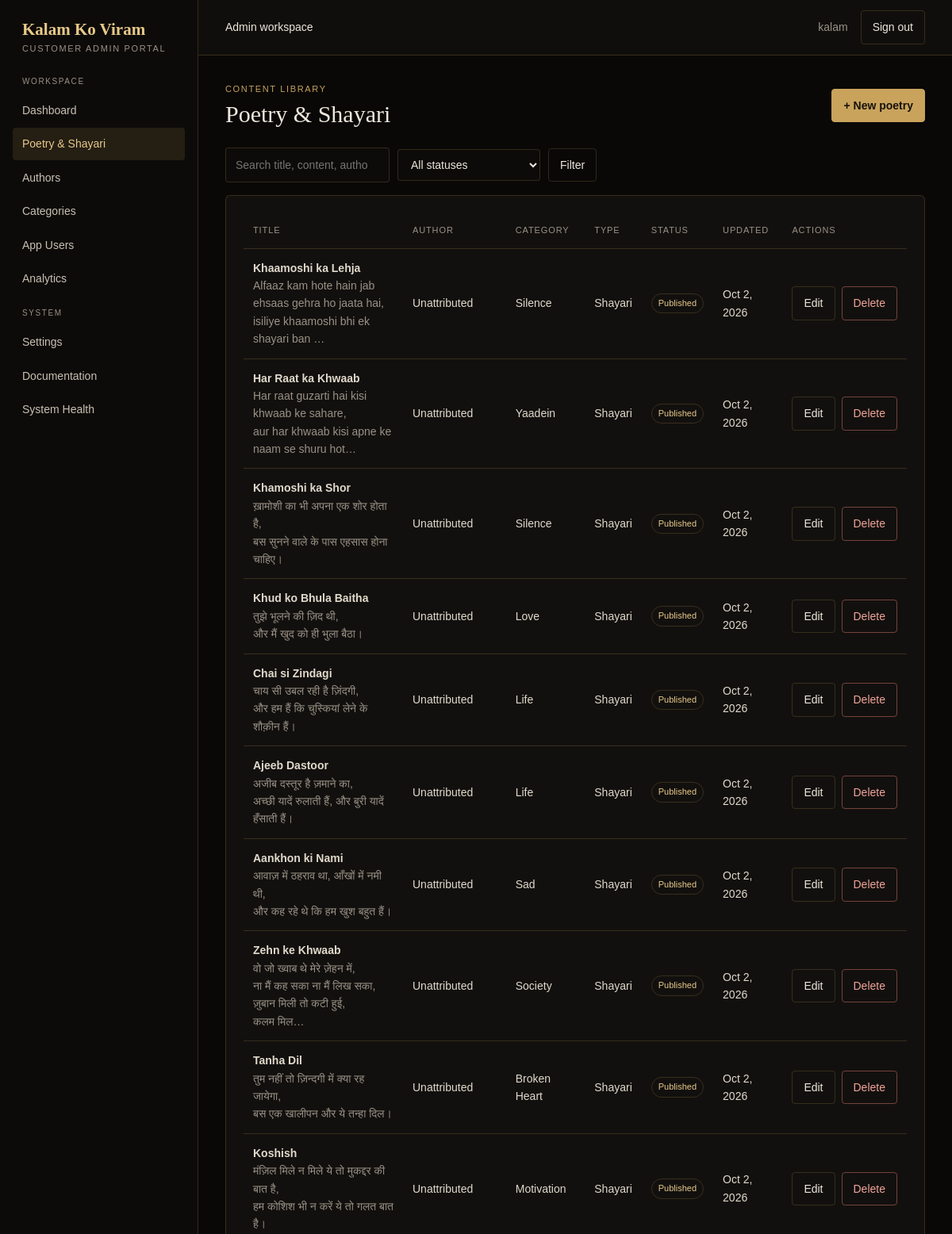
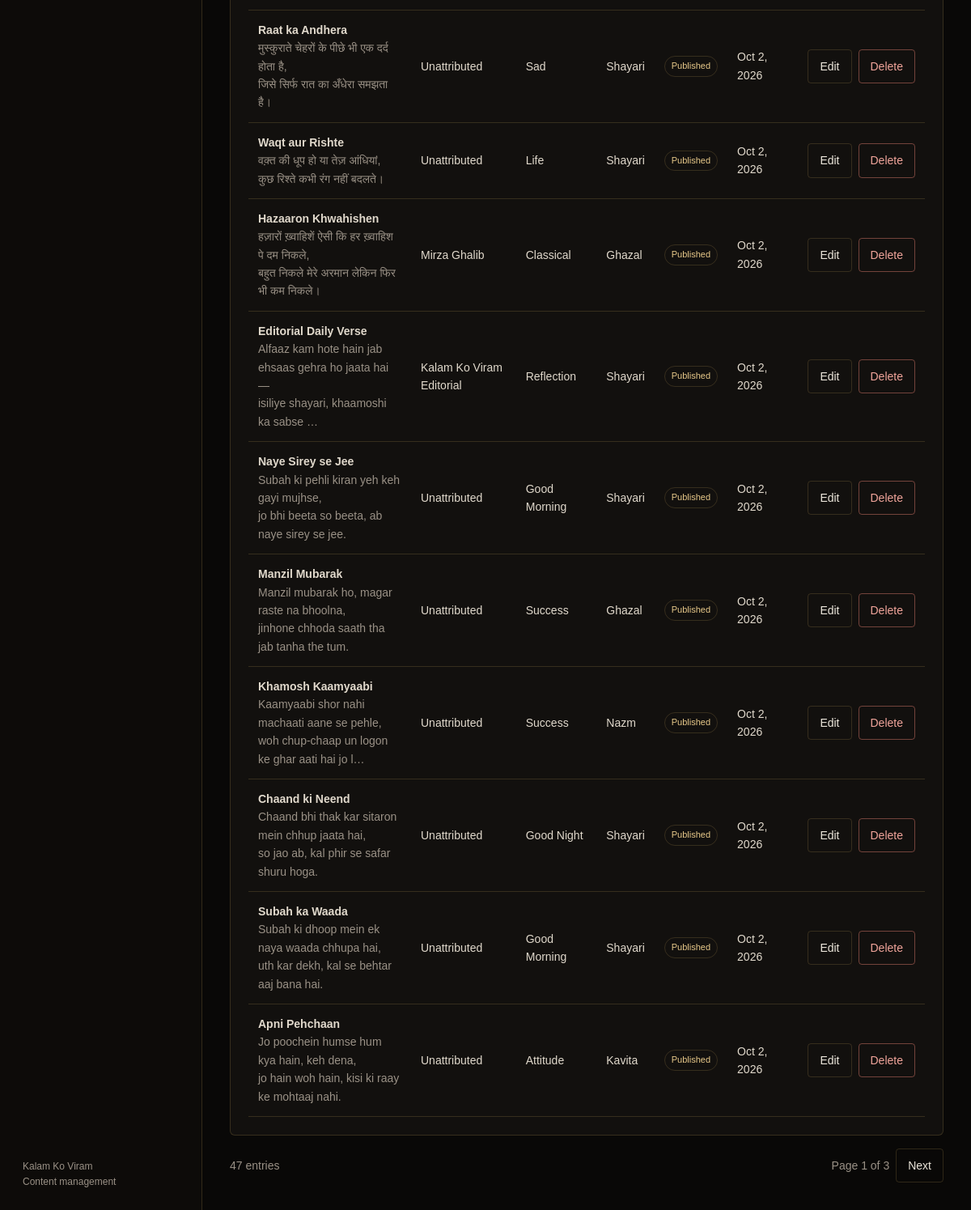
The app's page /portal/poetry/ (signed in) with its own data (2 pictures, top to bottom).
### kalam/models.py (models this page shows, shortened)
class Poetry(models.Model):
	class PoetryType(models.TextChoices):
		SHAYARI = "shayari", "Shayari"
		KAVITA = "kavita", "Kavita"
		GHAZAL = "ghazal", "Ghazal"
		NAZM = "nazm", "Nazm"
	class Status(models.TextChoices):
		DRAFT = "draft", "Draft"
		PUBLISHED = "published", "Published"
	title = models.CharField(max_length=200)
	content = models.TextField()
	author = models.ForeignKey(Author, on_delete=models.PROTECT, related_name="poetry")
	category = models.ForeignKey(Category, on_delete=models.PROTECT, related_name="poetry")
	poetry_type = models.CharField(max_length=20, choices=PoetryType.choices, default=PoetryType.SHAYARI)
	language = models.CharField(max_length=30, default="Hindi")
	status = models.CharField(max_length=12, choices=Status.choices, default=Status.DRAFT)
	publish_date = models.DateTimeField(blank=True, null=True)
	is_featured = models.BooleanField(default=False)
	is_trending = models.BooleanField(default=False)
	is_daily = models.BooleanField(default=False)
	created_at = models.DateTimeField(auto_now_add=True)
	updated_at = models.DateTimeField(auto_now=True)
	class Meta:
		ordering = ("-created_at",)
		verbose_name_plural = "poetry"

class Author(models.Model):
	name = models.CharField(max_length=150)
	slug = models.SlugField(max_length=170, unique=True)
	bio = models.TextField(blank=True)
	created_at = models.DateTimeField(auto_now_add=True)
	class Meta:
		ordering = ("name",)

class Category(models.Model):
	name = models.CharField(max_length=100)
	slug = models.SlugField(max_length=120, unique=True)
	created_at = models.DateTimeField(auto_now_add=True)
	class Meta:
		ordering = ("name",)
		verbose_name_plural = "categories"

### kalam/views.py (the view)
# urls.py: path("portal/poetry/", views.portal_poetry_list, name="portal_poetry_list"),
@_portal_permission_required("kalam.view_poetry")
def portal_poetry_list(request):
    queryset = Poetry.objects.select_related("author", "category")
    search = request.GET.get("q", "").strip()
    status = request.GET.get("status", "").strip()
    if search:
        queryset = queryset.filter(
            Q(title__icontains=search)
            | Q(content__icontains=search)
            | Q(author__name__icontains=search)
        )
    if status in Poetry.Status.values:
        queryset = queryset.filter(status=status)
    return render(request, "admin_portal/poetry/list.html", {
        "page_obj": _page(request, queryset),
        "search": search,
        "selected_status": status,
    })

### kalam/views.py (called while the page is built)
def _portal_permission_required(permission):
    def decorator(view):
        @login_required(login_url="portal_login")
        @wraps(view)
        def wrapped(request, *args, **kwargs):
            if not request.user.has_perm(permission):
                raise PermissionDenied
            return view(request, *args, **kwargs)
        return wrapped
    return decorator

def _page(request, queryset):
    return Paginator(queryset, 20).get_page(request.GET.get("page"))

### templates/admin_portal/poetry/list.html (shortened to what this page needs)
{% extends "admin_portal/base.html" %}
{% block content %}
<div class="page-head"><div><div class="eyebrow">Content library</div><h1>Poetry &amp; Shayari</h1></div>{% if perms.kalam.add_poetry %}<a class="btn btn-primary" href="{% url 'portal_poetry_create' %}">+ New poetry</a>{% endif %}</div>
<form class="toolbar" method="get"><input class="form-control" type="search" name="q" placeholder="Search title, content, author" value="{{ search }}"><select class="form-control" name="status"><option value="">All statuses</option></select><button class="btn" type="submit">Filter</button></form>
<div class="card table-wrap"><table><thead><tr><th>Title</th><th>Author</th><th>Category</th><th>Type</th><th>Status</th><th>Updated</th><th>Actions</th></tr></thead><tbody>
{% for item in page_obj %}<tr><td><strong>{{ item.title }}</strong><div class="muted content-block">{{ item.content|truncatechars:90 }}</div></td><td>{{ item.author.name }}</td><td>{{ item.category.name }}</td><td>{{ item.get_poetry_type_display }}</td><td><span class="badge {% if item.status == 'draft' %}badge-draft{% endif %}">{{ item.get_status_display }}</span></td><td>{{ item.updated_at|date:"M j, Y" }}</td><td><div class="actions">{% if perms.kalam.change_poetry %}<a class="btn" href="{% url 'portal_poetry_edit' item.pk %}">Edit</a>{% endif %}{% if perms.kalam.delete_poetry %}<a class="btn btn-danger" href="{% url 'portal_poetry_delete' item.pk %}">Delete</a>{% endif %}</div></td></tr>
{% empty %}<tr><td colspan="7" class="empty">No poetry matches your search.</td></tr>{% endfor %}
</tbody></table></div>
<div class="pagination"><span>{{ page_obj.paginator.count }} entries</span><div class="actions"><span>Page {{ page_obj.number }} of {{ page_obj.paginator.num_pages }}</span>{% if page_obj.has_next %}<a class="btn" href="?q={{ search|urlencode }}&status={{ selected_status|urlencode }}&page={{ page_obj.next_page_number }}">Next</a>{% endif %}</div></div>
{% endblock %}

### templates/admin_portal/base.html (shortened to what this page needs)
<!doctype html>
<html lang="en">
<head>
</head>
<body>
<div class="shell">
    <aside class="sidebar">
        <a class="brand" href="{% url 'portal_dashboard' %}">Kalam Ko Viram<small>Customer admin portal</small></a>
        <nav>
            <div class="nav-label">Workspace</div>
            <a class="nav-link {% if request.resolver_match.url_name == 'portal_dashboard' %}active{% endif %}" href="{% url 'portal_dashboard' %}">Dashboard</a>
            {% if perms.kalam.view_poetry %}<a class="nav-link {% if 'poetry' in request.resolver_match.url_name %}active{% endif %}" href="{% url 'portal_poetry_list' %}">Poetry &amp; Shayari</a>{% endif %}
            {% if perms.kalam.view_author %}<a class="nav-link {% if 'author' in request.resolver_match.url_name %}active{% endif %}" href="{% url 'portal_author_list' %}">Authors</a>{% endif %}
            {% if perms.kalam.view_category %}<a class="nav-link {% if 'category' in request.resolver_match.url_name %}active{% endif %}" href="{% url 'portal_category_list' %}">Categories</a>{% endif %}
            {% if perms.auth.view_user %}<a class="nav-link {% if 'user' in request.resolver_match.url_name %}active{% endif %}" href="{% url 'portal_user_list' %}">App Users</a>{% endif %}
            {% if perms.kalam.view_poetry %}<a class="nav-link {% if request.resolver_match.url_name == 'portal_analytics' %}active{% endif %}" href="{% url 'portal_analytics' %}">Analytics</a>{% endif %}
            <div class="nav-label" style="margin-top:16px">System</div>
            <a class="nav-link {% if request.resolver_match.url_name == 'portal_settings' %}active{% endif %}" href="{% url 'portal_settings' %}">Settings</a>
            <a class="nav-link {% if request.resolver_match.url_name == 'portal_documentation' %}active{% endif %}" href="{% url 'portal_documentation' %}">Documentation</a>
            <a class="nav-link {% if request.resolver_match.url_name == 'portal_system_health' %}active{% endif %}" href="{% url 'portal_system_health' %}">System Health</a>
        </nav>
        <div class="sidebar-footer">Kalam Ko Viram<br>Content management</div>
    </aside>
    <main class="main">
        <header class="topbar">
            <strong>Admin workspace</strong>
            <div class="top-actions"><span>{{ request.user.get_full_name|default:request.user.username }}</span><form method="post" action="{% url 'portal_logout' %}">{% csrf_token %}<button class="btn" type="submit">Sign out</button></form></div>
        </header>
        <section class="content">{% block content %}{% endblock %}</section>
    </main>
</div>
</body>
</html>

### templates/admin_portal/base.html (style rules this page uses)
:root { color-scheme:dark;--bg:#090807;--panel:#12100e;--panel2:#191612;--gold:#c9a35c;--gold-light:#e8c98a;--text:#ede7dc;--muted:#9a9186;--line:rgba(201,163,92,.2);--red:#d47669 }
* { box-sizing:border-box }
body { margin:0;background:var(--bg);color:var(--text);font:14px/1.6 Arial,sans-serif }
a { color:inherit;text-decoration:none }
button,input,select,textarea { font:inherit }
.shell { min-height:100vh;display:grid;grid-template-columns:250px 1fr }
.sidebar { background:#0d0b09;border-right:1px solid var(--line);padding:25px 16px;display:flex;flex-direction:column;gap:26px }
.brand { font:600 21px Georgia,serif;color:var(--gold-light);padding:0 12px }
.brand small { display:block;font:11px Arial,sans-serif;color:var(--muted);letter-spacing:.15em;text-transform:uppercase;margin-top:5px }
.nav-label { font-size:10px;letter-spacing:.16em;text-transform:uppercase;color:var(--muted);padding:0 12px;margin:2px 0 8px }
.nav-link { display:block;padding:9px 12px;border-radius:4px;color:#c9c0b3;margin:2px 0 }
.nav-link:hover,.nav-link.active { background:rgba(201,163,92,.12);color:var(--gold-light) }
.sidebar-footer { margin-top:auto;color:var(--muted);font-size:12px;padding:0 12px }
.main { min-width:0 }
.topbar { height:70px;border-bottom:1px solid var(--line);display:flex;align-items:center;justify-content:space-between;padding:0 34px;background:rgba(18,16,14,.8) }
.topbar strong { font-weight:500 }
.top-actions { display:flex;align-items:center;gap:16px;color:var(--muted) }
.content { padding:34px;max-width:1500px;margin:0 auto }
.page-head { display:flex;align-items:center;justify-content:space-between;gap:20px;margin-bottom:24px }
.eyebrow { font-size:11px;letter-spacing:.15em;text-transform:uppercase;color:var(--gold) }
h1 { font:500 30px/1.2 Georgia,serif;margin:4px 0 0 }
.muted { color:var(--muted) }
.card,.stat { background:var(--panel);border:1px solid var(--line);border-radius:6px;padding:22px }
.btn { display:inline-flex;align-items:center;justify-content:center;border:1px solid var(--line);border-radius:4px;padding:9px 14px;background:transparent;color:var(--text);cursor:pointer }
.btn-primary { background:var(--gold);color:#17120a;border-color:var(--gold);font-weight:600 }
.btn-danger { color:#f0a49a;border-color:rgba(212,118,105,.5) }
.actions { display:flex;gap:8px;align-items:center }
.toolbar { display:flex;gap:10px;align-items:center;flex-wrap:wrap;margin-bottom:16px }
.form-control { width:100%;background:#0c0b09;border:1px solid var(--line);border-radius:4px;color:var(--text);padding:10px 12px }
.toolbar .form-control { width:auto;min-width:180px }
table { width:100%;border-collapse:collapse }
th,td { text-align:left;padding:13px 12px;border-bottom:1px solid var(--line);vertical-align:middle }
th { color:var(--muted);font-size:11px;text-transform:uppercase;letter-spacing:.08em;font-weight:500 }
td { color:#e1d9cc }
.table-wrap { overflow-x:auto }
.badge { display:inline-block;padding:3px 8px;border:1px solid var(--line);border-radius:20px;color:var(--gold-light);font-size:11px }
.pagination { display:flex;justify-content:space-between;align-items:center;margin-top:16px;color:var(--muted) }
.content-block { white-space:pre-wrap;max-width:520px }

### records on screen
Poetry: title "Khaamoshi ka Lehja", content "Alfaaz kam hote hain jab ehsaas gehra ho jaata hai, isiliye khaamoshi bhi ek shayari ban …", author.name "Unattributed", category.name "Silence", poetry_type "Shayari", status "Published", updated_at "Oct 2, 2026"
Poetry: title "Har Raat ka Khwaab", content "Har raat guzarti hai kisi khwaab ke sahare, aur har khwaab kisi apne ke naam se shuru hot…", author.name "Unattributed", category.name "Yaadein", poetry_type "Shayari", status "Published", updated_at "Oct 2, 2026"
Poetry: title "Khamoshi ka Shor", content "ख़ामोशी का भी अपना एक शोर होता है, बस सुनने वाले के पास एहसास होना चाहिए।", author.name "Unattributed", category.name "Silence", poetry_type "Shayari", status "Published", updated_at "Oct 2, 2026"
Poetry: title "Khud ko Bhula Baitha", content "तुझे भूलने की ज़िद थी, और मैं खुद को ही भुला बैठा।", author.name "Unattributed", category.name "Love", poetry_type "Shayari", status "Published", updated_at "Oct 2, 2026"
Poetry: title "Chai si Zindagi", content "चाय सी उबल रही है ज़िंदगी, और हम हैं कि चुस्कियां लेने के शौक़ीन हैं।", author.name "Unattributed", category.name "Life", poetry_type "Shayari", status "Published", updated_at "Oct 2, 2026"
Poetry: title "Ajeeb Dastoor", content "अजीब दस्तूर है ज़माने का, अच्छी यादें रुलाती हैं, और बुरी यादें हँसाती हैं।", author.name "Unattributed", category.name "Life", poetry_type "Shayari", status "Published", updated_at "Oct 2, 2026"
Poetry: title "Aankhon ki Nami", content "आवाज़ में ठहराव था, आँखों में नमी थी, और कह रहे थे कि हम खुश बहुत हैं।", author.name "Unattributed", category.name "Sad", poetry_type "Shayari", status "Published", updated_at "Oct 2, 2026"
Poetry: title "Zehn ke Khwaab", content "वो जो ख्वाब थे मेरे ज़ेहन में, ना मैं कह सका ना मैं लिख सका, ज़ुबान मिली तो कटी हुई, कलम मिल…", author.name "Unattributed", category.name "Society", poetry_type "Shayari", status "Published", updated_at "Oct 2, 2026"
Poetry: title "Tanha Dil", content "तुम नहीं तो ज़िन्दगी में क्या रह जायेगा, बस एक खालीपन और ये तन्हा दिल।", author.name "Unattributed", category.name "Broken Heart", poetry_type "Shayari", status "Published", updated_at "Oct 2, 2026"
Poetry: title "Koshish", content "मंज़िल मिले न मिले ये तो मुकद्दर की बात है, हम कोशिश भी न करें ये तो गलत बात है।", author.name "Unattributed", category.name "Motivation", poetry_type "Shayari", status "Published", updated_at "Oct 2, 2026"
Poetry: title "Raat ka Andhera", content "मुस्कुराते चेहरों के पीछे भी एक दर्द होता है, जिसे सिर्फ रात का अँधेरा समझता है।", author.name "Unattributed", category.name "Sad", poetry_type "Shayari", status "Published", updated_at "Oct 2, 2026"
Poetry: title "Waqt aur Rishte", content "वक़्त की धूप हो या तेज़ आंधियां, कुछ रिश्ते कभी रंग नहीं बदलते।", author.name "Unattributed", category.name "Life", poetry_type "Shayari", status "Published", updated_at "Oct 2, 2026"
Poetry: title "Hazaaron Khwahishen", content "हज़ारों ख़्वाहिशें ऐसी कि हर ख़्वाहिश पे दम निकले, बहुत निकले मेरे अरमान लेकिन फिर भी कम निकले।", author.name "Mirza Ghalib", category.name "Classical", poetry_type "Ghazal", status "Published", updated_at "Oct 2, 2026"
Poetry: title "Editorial Daily Verse", content "Alfaaz kam hote hain jab ehsaas gehra ho jaata hai — isiliye shayari, khaamoshi ka sabse …", author.name "Kalam Ko Viram Editorial", category.name "Reflection", poetry_type "Shayari", status "Published", updated_at "Oct 2, 2026"
Poetry: title "Naye Sirey se Jee", content "Subah ki pehli kiran yeh keh gayi mujhse, jo bhi beeta so beeta, ab naye sirey se jee.", author.name "Unattributed", category.name "Good Morning", poetry_type "Shayari", status "Published", updated_at "Oct 2, 2026"
Poetry: title "Manzil Mubarak", content "Manzil mubarak ho, magar raste na bhoolna, jinhone chhoda saath tha jab tanha the tum.", author.name "Unattributed", category.name "Success", poetry_type "Ghazal", status "Published", updated_at "Oct 2, 2026"
Poetry: title "Khamosh Kaamyaabi", content "Kaamyaabi shor nahi machaati aane se pehle, woh chup-chaap un logon ke ghar aati hai jo l…", author.name "Unattributed", category.name "Success", poetry_type "Nazm", status "Published", updated_at "Oct 2, 2026"
Poetry: title "Chaand ki Neend", content "Chaand bhi thak kar sitaron mein chhup jaata hai, so jao ab, kal phir se safar shuru hoga.", author.name "Unattributed", category.name "Good Night", poetry_type "Shayari", status "Published", updated_at "Oct 2, 2026"
Poetry: title "Subah ka Waada", content "Subah ki dhoop mein ek naya waada chhupa hai, uth kar dekh, kal se behtar aaj bana hai.", author.name "Unattributed", category.name "Good Morning", poetry_type "Shayari", status "Published", updated_at "Oct 2, 2026"
Poetry: title "Apni Pehchaan", content "Jo poochein humse hum kya hain, keh dena, jo hain woh hain, kisi ki raay ke mohtaaj nahi.", author.name "Unattributed", category.name "Attitude", poetry_type "Kavita", status "Published", updated_at "Oct 2, 2026"

### other values on screen
{{ request.user.get_full_name|default:request.user.username }} "kalam"
{{ page_obj.paginator.count }} "47"
{{ page_obj.number }} "1"
{{ page_obj.paginator.num_pages }} "3"
